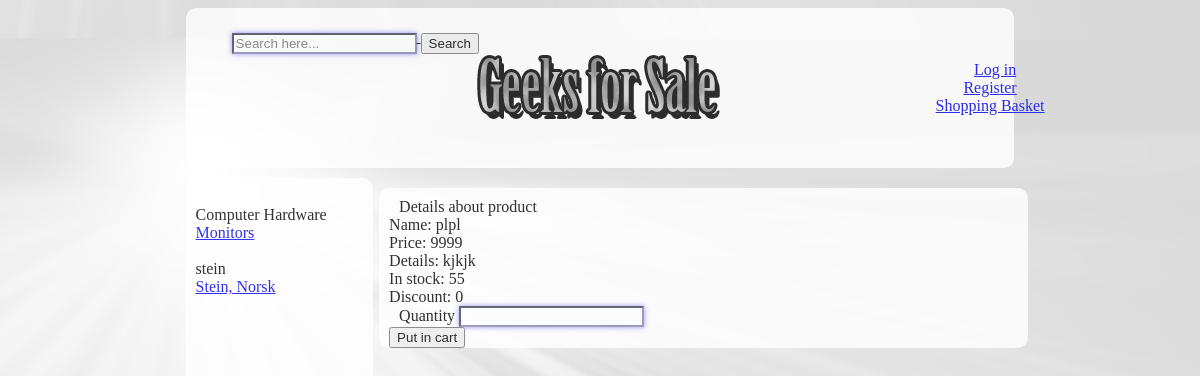
/productdetails.php?id=1, run on an earlier commit of the app's database.
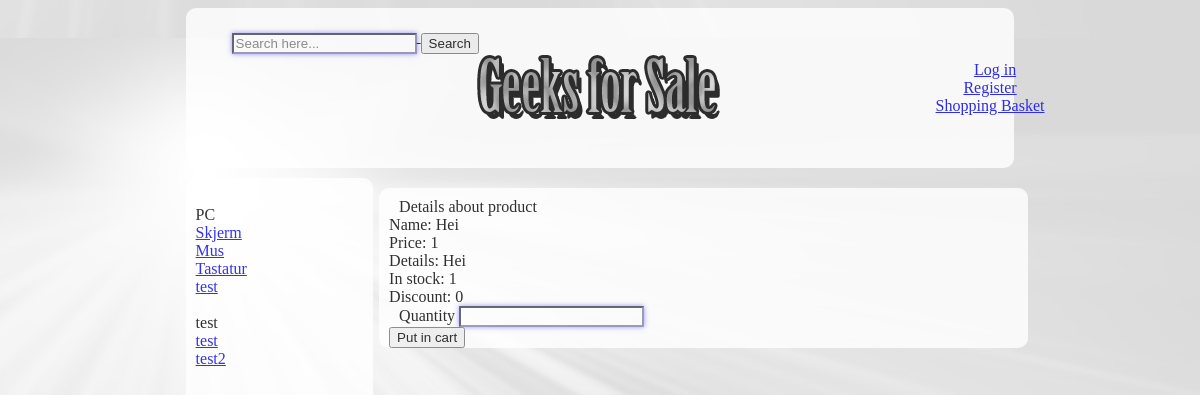
And on a later commit of the database.
### tables this page shows
CREATE TABLE IF NOT EXISTS `productcategory` (
  `id` int(10) unsigned NOT NULL AUTO_INCREMENT,
  `categoryName` text NOT NULL,
  PRIMARY KEY (`id`)
);

CREATE TABLE IF NOT EXISTS `subcategory` (
  `id` int(10) unsigned NOT NULL AUTO_INCREMENT,
  `name` text NOT NULL,
  `categoryid` int(11) NOT NULL,
  PRIMARY KEY (`id`),
  KEY `categoryid` (`categoryid`)
);

CREATE TABLE IF NOT EXISTS `products` (
  `id` int(10) unsigned NOT NULL AUTO_INCREMENT,
  `price` int(10) unsigned NOT NULL,
  `pictures` text NOT NULL,
  `name` text NOT NULL,
  `info` text NOT NULL,
  `onStock` int(10) unsigned NOT NULL,
  `forSale` tinyint(1) NOT NULL,
  `rabatt` int(10) unsigned NOT NULL,
  `categoriID` int(10) unsigned NOT NULL,
  PRIMARY KEY (`id`)
);

### productdetails.php (the view, shortened to what this page needs)
<!DOCTYPE HTML PUBLIC "-//W3C//DTD HTML 4.01//EN"
   "http://www.w3.org/TR/html4/strict.dtd">
<HTML>
   <HEAD>
      <link rel="stylesheet" type="text/css" href="StyleIndex.css"/>
   </HEAD>
   <BODY>
     <div id="header">
      <?php include("topmenu.php"); ?>
      <s>
       <form class="form-wrapper cf">
          <input type="text" placeholder="Search here..." required>
          <button type="submit">Search</button>
       </form>
    </s>
 </div>
 <div id="menu">
   <?php
   require_once 'menu.php';
   ?>
</div>
<div id="content">
   <?php
   echo "Details about product <br>";
   $id = $_GET['id'];
   $sql = "Select * from products where id=:id";
   $sth = $db->prepare($sql);
   $sth->bindValue (':id', $id);
   $sth->execute();
   $sth->setFetchMode(PDO::FETCH_ASSOC);
   while($row = $sth->fetch()){
      echo "Name: ".$row['name']."<br>";
      echo "Price: ".$row['price']."<br>";
      echo "Details: ".$row['info']."<br>";
      echo "In stock: ".$row['onStock']."<br>";
      echo "Discount: ".$row['rabatt']."<br>";
   }
   ?>
   <form method="get" action="productdetails.php">
      <label for="Quantity">Quantity</label>
      <input type="number" name="Quantity"  min="0" required  /><br/>
      <input type="submit" value="Put in cart"/>
   </div>
</BODY>
</HTML>

### menu.php
<?php
require "db.php";
$sql = "Select * from productcategory";
$sth = $db->prepare($sql);
$sth->execute();
$sth->setFetchMode(PDO::FETCH_ASSOC);
while($row = $sth->fetch()){
	echo "<br>".$row['categoryName']."<br>";
	$sql = "Select * from subcategory where categoryid = ".$row['id'];
	$sth2 = $db->prepare($sql);
	$sth2->execute();
	$sth2->setFetchMode(PDO::FETCH_ASSOC);
	while($rows = $sth2->fetch()){
		echo "<a href=\"productcategory.php?id=".$rows['id']."\">".$rows['name']."</a><br>";
	}
}
?>

What changed in the data, as far as the page shows it:
changed productcategory (number 1 of 2 on the later page): categoryName "Computer Hardware" → "PC"; gains subcategory (name "Mus")
changed subcategory: name "Monitors" → "Skjerm"
added subcategory: name "Tastatur", shown under productcategory (number 1 of 2 on the later page)
added subcategory: name "test", shown under productcategory (number 1 of 2 on the later page)
changed productcategory: categoryName "stein" → "test"; loses subcategory (name "Stein, Norsk")
added subcategory: name "test", shown under productcategory "test"
added subcategory: name "test2", shown under productcategory "test"
changed products: name "plpl" → "Hei"; price "9999" → "1"; info "kjkjk" → "Hei"; onStock "55" → "1"
